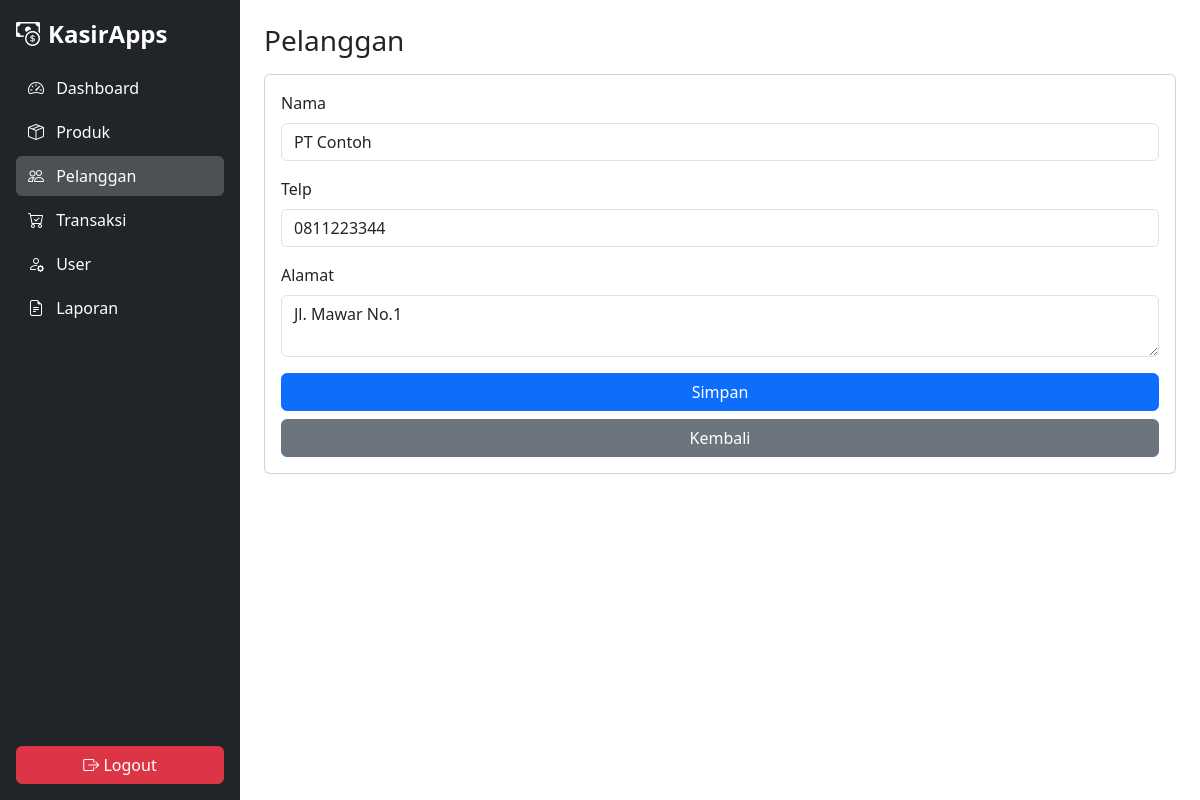
The app's page /dashboard.php?modul=pelanggan&aksi=edit&id=2 (signed in) with its own data.
### tables this page shows
CREATE TABLE `pelanggan` (
  `id` int(11) NOT NULL,
  `nama` varchar(255) NOT NULL,
  `alamat` text DEFAULT NULL,
  `telp` varchar(50) DEFAULT NULL
);

### inc/functions.php (called while the page is built, shortened)
<?php
include __DIR__ . '/../config.php';
function get_pelanggan_by_id($id){ global $koneksi; return mysqli_fetch_assoc(mysqli_query($koneksi,"SELECT * FROM pelanggan WHERE id=".(int)$id)); }

### modul/pelanggan/edit.php (the view, shortened to what this page needs)
<?php
$id = (int)($_GET['id'] ?? 0);
$d  = get_pelanggan_by_id($id);
if ($_SERVER['REQUEST_METHOD'] === 'POST') {
    edit_pelanggan($id, $_POST['nama'], $_POST['alamat'], $_POST['telp']);
    echo '<div class="alert alert-success animate-msg">Perubahan disimpan.
            <a href="dashboard.php?modul=pelanggan&aksi=tampil">Kembali</a>
          </div>';
} else {
?>
<form method="post" class="animate-form">
  <div class="mb-3">
    <label class="form-label">Nama</label>
    <input name="nama" class="form-control animate-input" value="<?= htmlspecialchars($d['nama']) ?>">
  </div>
  <div class="mb-3">
    <label class="form-label">Telp</label>
    <input name="telp" class="form-control animate-input" value="<?= htmlspecialchars($d['telp']) ?>">
  </div>
  <div class="mb-3">
    <label class="form-label">Alamat</label>
    <textarea name="alamat" class="form-control animate-input"><?= htmlspecialchars($d['alamat']) ?></textarea>
  </div>
  <div class="d-grid gap-2">
    <button class="btn btn-primary animate-btn">Simpan</button>
    <a href="dashboard.php?modul=produk&aksi=tampil" class="btn btn-secondary animate-btn">Kembali</a>
  </div>
</form>
<?php } ?>

### modul/pelanggan/edit.php (style rules this page uses)
.animate-form { opacity: 0; transform: translateY(20px); transition: all 0.5s ease; }
.animate-form.visible { opacity: 1; transform: translateY(0); }
.animate-input { transition: all 0.3s ease; }
.animate-btn { position: relative; overflow: hidden; transition: transform 0.2s ease, box-shadow 0.2s ease; }
.animate-btn:after { content: ""; position: absolute; width: 100%; height: 100%; top: 0; left: 0; pointer-events: none; background: radial-gradient(circle, rgba(255,255,255,0.4) 10%, transparent 10.01%); background-repeat: no-repeat; background-position: 50%; transform: scale(10,10); opacity: 0; transition: transform 0.5s, opacity 1s; }

### records on screen
pelanggan: nama "PT Contoh", telp "0811223344", alamat "Jl. Mawar No.1"

### other values on screen
$key "Dashboard"
$key "Produk"
$key "Pelanggan"
$key "Transaksi"
$key "User"
$key "Laporan"
$modul "Pelanggan"
